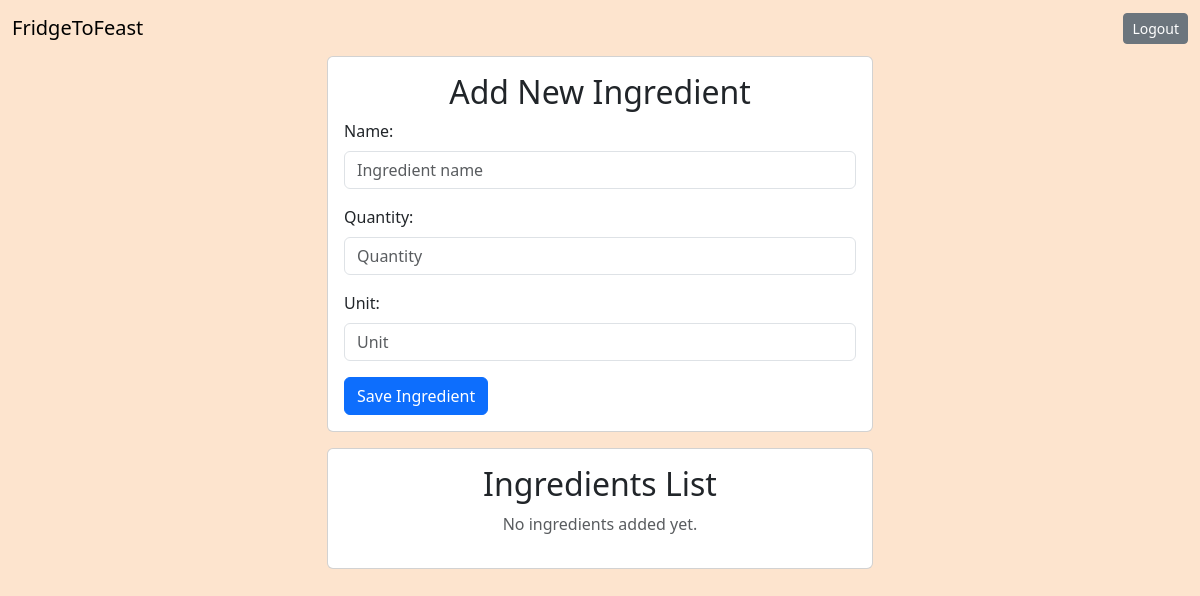
The app's page /kitchen/ (signed in), older data.
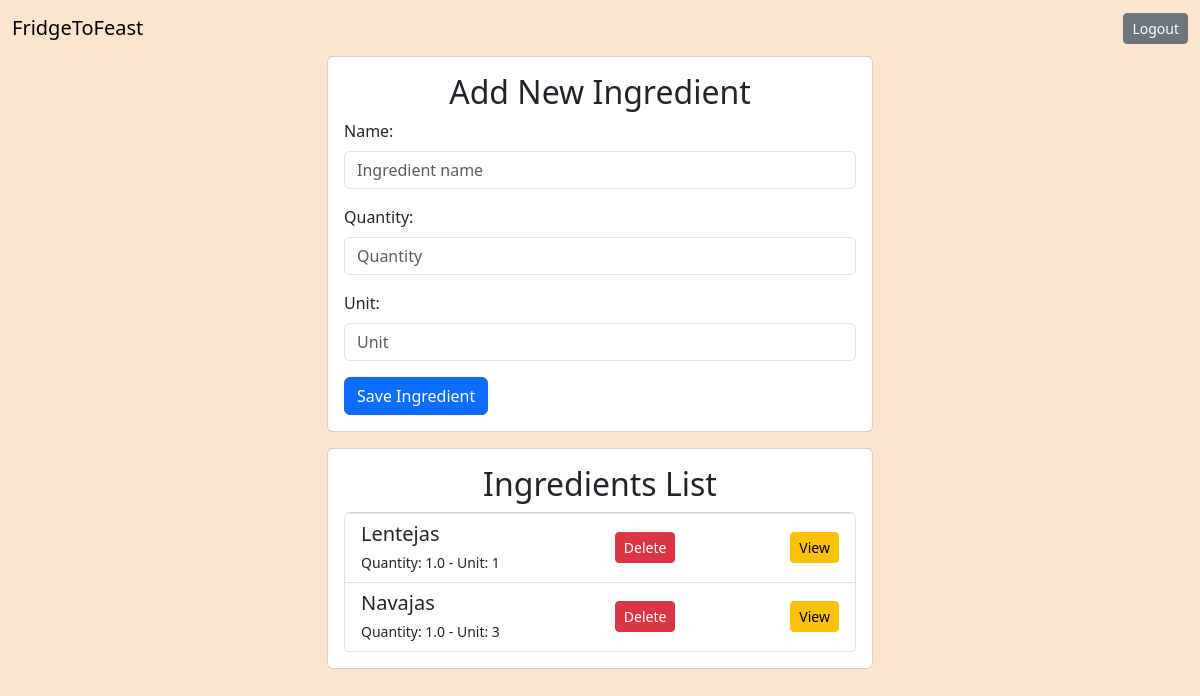
The same page, newer data.
### kitchen/models.py (models this page shows)
class Ingredient(models.Model):
    name = models.CharField(max_length=100)
    quantity = models.FloatField()
    unit = models.IntegerField()
    created_at = models.DateTimeField(auto_now_add=True)
    user = models.ForeignKey(settings.AUTH_USER_MODEL, on_delete=models.CASCADE, default=1)

### kitchen/views.py (the view)
# urls.py: path('kitchen/', ingredientViews.list_ingredients, name='list_ingredients'),
@login_required
def list_ingredients(request):
    ingredients = Ingredient.objects.filter(user=request.user)
    return render(request, "list_ingredients.html", {"ingredients": ingredients})

### kitchen/templates/list_ingredients.html (shortened to what this page needs)
{% extends 'base.html' %}
{% load static %}
{% block content %}
<div class="card card-body mb-3">
  <h2 class="text-center">Add New Ingredient</h2>
  <form action="{% url 'create_ingredient' %}" method="POST">
    <div class="mb-3">
      <label for="name" class="form-label">Name:</label>
      <input type="text" class="form-control" id="name" name="name" placeholder="Ingredient name" required>
    </div>
    <div class="mb-3">
      <label for="quantity" class="form-label">Quantity:</label>
      <input type="number" class="form-control" id="quantity" name="quantity" placeholder="Quantity" step="any"
        required>
    </div>
    <div class="mb-3">
      <label for="unit" class="form-label">Unit:</label>
      <input type="number" class="form-control" id="unit" name="unit" placeholder="Unit" required>
    </div>
    <button type="submit" class="btn btn-primary">Save Ingredient</button>
  </form>
</div>
<div class="card card-body">
  <h2 class="text-center">Ingredients List</h2>
  {% if ingredients %}
  <div class="list-group">
    {% for ingredient in ingredients %}
    <div class="list-group-item list-group-item-action d-flex justify-content-between align-items-center">
      <div>
        <h5 class="mb-1">{{ ingredient.name }}</h5>
        <small>Quantity: {{ ingredient.quantity }} - Unit: {{ ingredient.unit }}</small>
      </div>
      <form action="{% url 'delete_ingredient' ingredient.id %}" method="POST">
        <button type="submit" class="btn btn-danger btn-sm">Delete</button>
      </form>
      <form action="{% url 'view_ingredient' ingredient.id %}" method="GET">
        <button type="submit" class="btn btn-warning btn-sm">View</button>
    </div>
    {% endfor %}
  </div>
  {% else %}
  <p class="text-center text-muted">No ingredients added yet.</p>
  {% endif %}
</div>
{% endblock content %}

### kitchen/templates/base.html (shortened to what this page needs)
{% load static %}
<!DOCTYPE html>
<html lang="en">
<head>
  <link href="https://cdn.jsdelivr.net/npm/bootstrap@5.3.3/dist/css/bootstrap.min.css" rel="stylesheet"
>
  <link href="{% static "kitchen/custom.css" %}" rel="stylesheet">
</head>
<body>
  <div id="header">
    <nav class="navbar">
      <div class="container-fluid">
        <a class="navbar-brand" href="{% url 'home' %}">FridgeToFeast</a>
        <ul class="navbar-nav">
          <li class="nav-item">
            {% if request.user.is_authenticated %}
            <form method="post" action="{% url 'logout' %}">
              <button type="submit" class="btn btn-secondary btn-sm">Logout</button>
            </form>
            {% endif %}
          </li>
        </ul>
      </div>
    </nav>
  </div>
  <div id="content">
    <div class="container">
      <div class="row">
        <div class="col-md-6 offset-md-3">
          {% block content %}
          {% endblock %}
        </div>
      </div>
    </div>
  </div>
</body>
</html>

### kitchen/static/kitchen/custom.css (style rules this page uses)
body { background-color: #fde4ce; }

Row changes from the older to the newer data that the page shows:
added Ingredient: name "Lentejas", quantity "1.0", unit "1"
added Ingredient: name "Navajas", quantity "1.0", unit "3"
Text that changed along with them:
text no longer shown: "No ingredients added yet."
